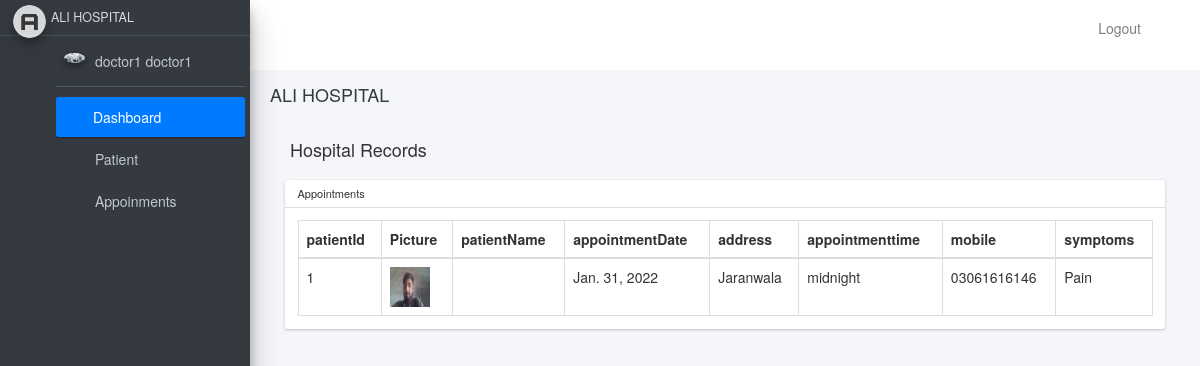
Screenshot of /doctor_view_him_appointments (signed in) with the database file from the repository.
### hospitalapp/models.py (models this page shows, shortened)
class Doctormodel(models.Model):
    user=models.OneToOneField(User,on_delete=models.CASCADE)
    profile_pic= models.ImageField(upload_to='DoctorProfilePic/',null=True,blank=True)
    address = models.CharField(max_length=40)
    mobile = models.CharField(max_length=20,null=True)
    department= models.CharField(max_length=50,choices=departments,default='Cardiologist')
    status=models.BooleanField(default=False)

class Appointmentmodel(models.Model):
    patientId=models.PositiveIntegerField(null=True)
    doctorId=models.PositiveIntegerField(null=True)
    patientName=models.CharField(max_length=40,null=True)
    doctorName=models.CharField(max_length=40,null=True)
    appointmentDate=models.DateField(auto_now = True)
    appointmenttime = models.TimeField(default='00:00')
    description=models.TextField(max_length=500)
    status=models.BooleanField(default=False)

class Patientmodel(models.Model):
    user=models.OneToOneField(User,on_delete=models.CASCADE)
    profile_pic= models.ImageField(upload_to='PatientProfilePic/',null=True,blank=True)
    address = models.CharField(max_length=40)
    mobile = models.CharField(max_length=20,null=False)
    symptoms = models.CharField(max_length=100,null=False)
    assignedDoctorname = models.ForeignKey(Doctormodel,on_delete=models.CASCADE,null=True)
    assignedDoctorId = models.PositiveIntegerField(null=True)
    admitDate=models.DateField(auto_now=True)
    status=models.BooleanField(default=False)

### hospitalapp/views.py (the view)
# urls.py: path("doctor_view_him_appointments",doctor_view_him_appointments,name = "doctor_view_him_appointments"),
def doctor_view_him_appointments(request):
    doctor_profile_pic = Doctormodel.objects.get(user_id = request.user.id)
    appointments =  Appointmentmodel.objects.all().filter(status = True,doctorId = request.user.id)
    patientid = []
    for a in appointments:
        patientid.append(a.patientId)
    patient = Patientmodel.objects.all().filter(status = True,user_id__in = patientid)
    combine_appointments_and_patients = zip(appointments,patient)
    return render(request,"doctor_view_him_appointments.html",{"combine_appointments_and_patients":combine_appointments_and_patients,"doctor_profile_pic":doctor_profile_pic})

### templates/doctor_view_him_appointments.html (shortened to what this page needs)
{% extends "doctor_base.html"%} {% block content %}
<head>
    <link href="//netdna.bootstrapcdn.com/bootstrap/3.0.0/css/bootstrap.min.css" rel="stylesheet" id="bootstrap-css">
</head>
<body class="hold-transition sidebar-mini layout-fixed">
    <div class="wrapper">
        <div class="content-wrapper">
            <div class="content-header">
                <div class="container-fluid">
                    <div class="row mb-2">
                        <div class="col-sm-6">
                            <h1 class="m-0 text-dark">ALI HOSPITAL</h1>
                        </div>
                    </div>
                </div>
            </div>
            <section class="content">
                <div class="container-fluid">
                    <section class="content-header">
                        <div class="container-fluid">
                            <div class="row mb-2">
                                <div class="col-sm-6">
                                    <h1>Hospital Records</h1>
                                </div>
                            </div>
                        </div>
                    </section>
                    <section class="content">
                        <div class="container-fluid">
                            <div class="row">
                                <div class="col-md-12">
                                    <div class="card">
                                        <div class="card-header">
                                            <h3 class="card-title">Appointments</h3>
                                        </div>
                                        <div class="card-body">
                                            <table class="table table-bordered">
                                                <thead>
                                                    <tr>
                                                        <th>patientId</th>
                                                        <th>Picture</th>
                                                        <th>patientName</th>
                                                        <th>appointmentDate</th>
                                                        <th>address</th>
                                                        <th>appointmenttime</th>
                                                        <th>mobile</th>
                                                        <th>symptoms</th>
                                                    </tr>
                                                </thead>
                                                <tbody>
                                                    {% for a,p in combine_appointments_and_patients %}
                                                    <tr>
                                                        <td>{{a.patientId}}</td>
                                                        <td><img src="/profile_pic/{{p.profile_pic}}" alt="" height="40px" width="40px"></td>
                                                        <td>{{a.patientName}}</td>
                                                        <td>
                                                            {{a.appointmentDate}}
                                                        </td>
                                                        <td>
                                                            {{p.address}}
                                                        </td>
                                                        <td>
                                                            {{a.appointmenttime}}
                                                        </td>
                                                        <td>
                                                            {{p.mobile}}
                                                        </td>
                                                        <td>
                                                            {{p.symptoms}}
                                                        </td>
                                                    </tr>
                                                    {% endfor %}
                                                </tbody>
                                            </table>
                                        </div>
                                    </div>
                                </div>
                            </div>
                        </div>
                    </section>
</body>{% endblock content %}

### templates/doctor_base.html (shortened to what this page needs)
<!DOCTYPE html> {% load static %}
<html>
<head>
    <link rel="stylesheet" href="{% static 'plugins/fontawesome-free/css/all.min.css' %}">
    <link rel="stylesheet" href="https://code.ionicframework.com/ionicons/2.0.1/css/ionicons.min.css' %}">
    <link rel="stylesheet" href="{% static 'plugins/tempusdominus-bootstrap-4/css/tempusdominus-bootstrap-4.min.css' %}">
    <link rel="stylesheet" href="{% static 'plugins/icheck-bootstrap/icheck-bootstrap.min.css' %}">
    <link rel="stylesheet" href="{% static 'plugins/jqvmap/jqvmap.min.css' %}">
    <link rel="stylesheet" href="{% static 'dist/css/adminlte.min.css' %}">
    <link rel="stylesheet" href="{% static 'plugins/overlayScrollbars/css/OverlayScrollbars.min.css' %}">
    <link rel="stylesheet" href="{% static 'plugins/daterangepicker/daterangepicker.css' %}">
    <link rel="stylesheet" href="{% static 'plugins/summernote/summernote-bs4.css' %}">
    <link rel="stylesheet" href="https://code.ionicframework.com/ionicons/2.0.1/css/ionicons.min.css">
</head>
<body>
    <nav class="main-header navbar navbar-expand navbar-white navbar-light">
        <div class="collapse navbar-collapse justify-content-between" id="navbarCollapse">
            <div class="navbar-nav" style=" margin-left: 90%;">
                <a href="/logout" class="nav-item nav-link">Logout</a>
            </div>
        </div>
    </nav>
    <aside class="main-sidebar sidebar-dark-primary elevation-4">
        <a href="{% url 'doctor_dashboard'%}" class="brand-link">
            <img src="{% static 'dist/img/AdminLTELogo.png' %}" alt="AdminLTE Logo" class="brand-image img-circle elevation-3" style="opacity: .8">
            <span class="brand-text font-weight-light">ALI HOSPITAL</span>
        </a>
        <div class="sidebar">
            <div class="user-panel mt-3 pb-3 mb-3 d-flex">
                <div class="image">
                    <img src="/profile_pic/{{doctor_profile_pic.profile_pic}}" class="img-circle elevation-2" alt="Doctor Image">
                </div>
                <div class="info">
                    <a href="{% url 'doctor_dashboard'%}" class="d-block">{{request.user.first_name}} {{request.user.last_name}}</a>
                </div>
            </div>
            <nav class="mt-2">
                <ul class="nav nav-pills nav-sidebar flex-column" data-widget="treeview" role="menu" data-accordion="false">
                    <li class="nav-item">
                        <a href="{% url 'doctor_dashboard'%}" class="nav-link active">
                            <i class="nav-icon fas fa-tachometer-alt"></i>
                            <p>
                                Dashboard
                            </p>
                        </a>
                    </li>
                    <li class="nav-item has-treeview">
                        <a href="#" class="nav-link">
                            <i class="nav-icon fas fa-user-injured"></i>
                            <p>
                                Patient
                                <i class="fas fa-angle-left right"></i>
                            </p>
                        </a>
                    </li>
                    <li class="nav-item has-treeview">
                        <a href="#" class="nav-link">
                            <i class="nav-icon fas fa-calendar-check"></i>
                            <p>
                                Appoinments
                                <i class="fas fa-angle-left right"></i>
                            </p>
                        </a>
                    </li>
                </ul>
            </nav>
        </div>
    </aside>
    {% block content %}{% endblock content %}
</body>
</html>

### rows the page displays
Doctormodel: profile_pic (picture)
Appointmentmodel: patientId "1", profile_pic (picture), appointmentDate "Jan. 31, 2022", address "Jaranwala", appointmenttime "midnight", mobile "03061616146", symptoms "Pain"

### other values shown
{{ request.user.first_name }} "doctor1"
{{ request.user.last_name }} "doctor1"
